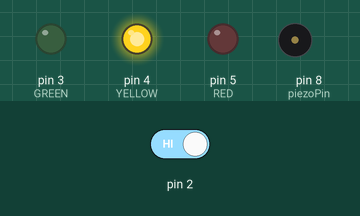
Bench run of a sketch on a simulated Arduino Uno, built with avr-gcc and run on an emulated ATmega328P. Parts: output pins drawn as LEDs (lit = HIGH), buzzer (waves = sounding). The inputs (shaded band) are chosen by the test bench; at power-on: pin 2 HIGH.

Above: at 15.4 s.
15.5 s: pin 2 driven HIGH
At 16.2 s:
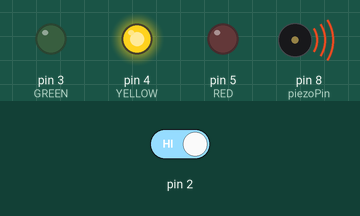
29.7 s: pin 2 driven LOW
At 29.77 s:
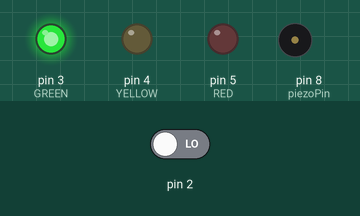
At 40.2 s:
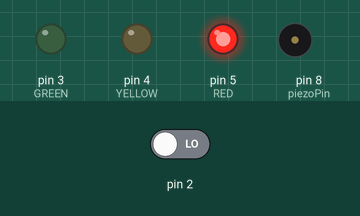
Timing chart, 0 to 49.9 s (numbered marks = the images above; inputs shaded):
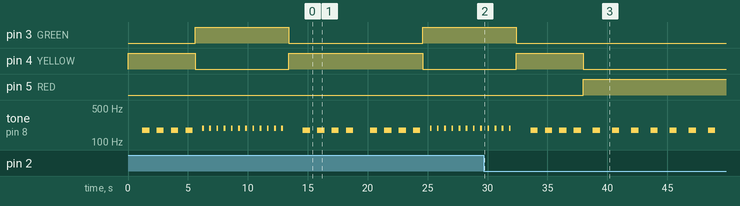

The sketch:

Traficlight.ino
```cpp
//Variabler
int GREEN = 3;
int YELLOW = 4;
int RED = 5;
int switchState = 0;
int piezoPin = 8;

void setup() {
//Alt sættes til at give et output
  pinMode(GREEN, OUTPUT);
  pinMode(YELLOW, OUTPUT);
  pinMode(RED, OUTPUT);
}

void loop() {
//Switchstate digitalread 2 er vores forbindelse til knappen
switchState = digitalRead(2);

//Hvis switchstate er low svare det til at knappen ikke er aktiveret
if (switchState == LOW){
  do{
  digitalWrite(3, LOW); //Green LED
  digitalWrite(4, LOW); //YELLOW LED
  digitalWrite(5, HIGH);  //RED LED
  delay(800);
  tone(piezoPin, 175, 600);
  delay(800);
  break;
}while (switchState == LOW);// imens knappen ikke er trykket, kør vores Do while.
}

if (switchState == HIGH){  //hvis knappen trykkes, kør denne if sætning.
  digitalWrite(3, LOW); //Green LED
  digitalWrite(4, HIGH); //YELLOW LED, angiver at den gule lampen er tændt.
  digitalWrite(5, LOW); //RED LED

  delay(1200);
  tone(piezoPin, 175, 600);
  delay(1200);
  tone(piezoPin, 175, 600);
  delay(1200);
  tone(piezoPin, 175, 600);
  delay(1200);
  tone(piezoPin, 175, 600);
  delay(800);


  digitalWrite(3, HIGH); //Green LED, angiver at den grønne lampen er tændt.
  digitalWrite(4, LOW); //YELLOW LED
  digitalWrite(5, LOW); //RED LED

  delay(600);
  tone(piezoPin, 190, 150); // første argument (piezopin) er forbindelsen til vores piezohøjtaler,
                            // anden argument er herts på vores lydsignal
  delay(600);
  tone(piezoPin, 190, 150); // , sidste argument er hvor mange milisekunder tonen skal afspille
  delay(600);
  tone(piezoPin, 190, 150);
  delay(600);
  tone(piezoPin, 190, 150);
  delay(600);
  tone(piezoPin, 190, 150);
  delay(600);
  tone(piezoPin, 190, 150);
  delay(600);
  tone(piezoPin, 190, 150);
  delay(600);
  tone(piezoPin, 190, 150);
  delay(600);
  tone(piezoPin, 190, 150);
  delay(600);
  tone(piezoPin, 190, 150);
  delay(600);
  tone(piezoPin, 190, 150);
  delay(600);
  tone(piezoPin, 190, 150);
  delay(600);

  digitalWrite(3, LOW); //Green LED
  digitalWrite(4, HIGH); //YELLOW LED, angiver at den gule lampen er tændt.
  digitalWrite(5, LOW); //RED LED

  delay(1200);
  tone(piezoPin, 175, 600);
  delay(1200);
  tone(piezoPin, 175, 600);
  delay(1200);
  tone(piezoPin, 175, 600);
  delay(1200);
  tone(piezoPin, 175, 600);
  delay(800);
}
}
```

Measured:
- after the input at 29.7 s, pin 3 (GREEN): goes on until 32.4 s, then stays LOW; pin 5 (RED): LOW → HIGH after 8.3 s
- by itself, tone on pin 8 (piezoPin): plays 190 Hz for 0.15 s, 190 Hz for 0.15 s, 190 Hz for 0.15 s, 190 Hz for 0.15 s, 175 Hz for 0.60 s, 175 Hz for 0.60 s … (15 notes in this stretch)
